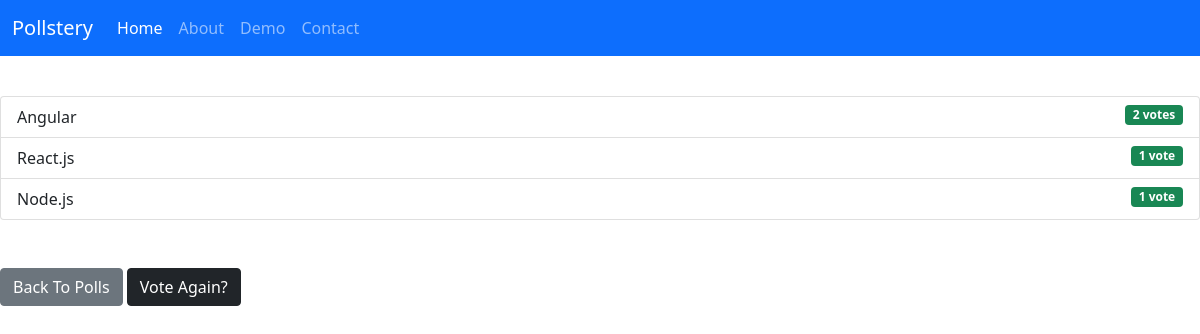
/polls/2/results, run on the app's committed database.
### polls/models.py (models this page shows, shortened)
class Choice(models.Model):
    question = models.ForeignKey(Question, on_delete=models.CASCADE)
    choice_text = models.CharField(max_length=200)
    votes = models.IntegerField(default=0)

### polls/views.py (the view)
# urls.py: path('<int:question_id>/results', views.results, name='results'),
def results(request, question_id):
    question = get_object_or_404(Question, pk=question_id)
    return render(request, 'polls/result.html', {'question': question})

### templates/polls/result.html (shortened to what this page needs)
{% extends 'base.html' %}
{% block content %}
    <h1 class="mb-5 text-center">{{ question.question_text }}</h1>
    <ul class="list-group mb-5">
        {% for choice in question.choice_set.all %}
        <li class="list-group-item">
            {{ choice.choice_text }}
                <span class="badge bg-success float-end">{{ choice.votes }} vote{{ choice.votes | pluralize }}</span>
        </li>
        {% endfor %}
    </ul>
<a href="{% url 'polls:index' %}" class="btn btn-secondary">Back To Polls</a>
<a href="{% url 'polls:detail' question.id %}" class="btn btn-dark">Vote Again?</a>
{% endblock %}

### data on the page
Choice: choice_text "Angular", votes "2", votes|pluralize "s"
Choice: choice_text "React.js", votes "1"
Choice: choice_text "Node.js", votes "1"
